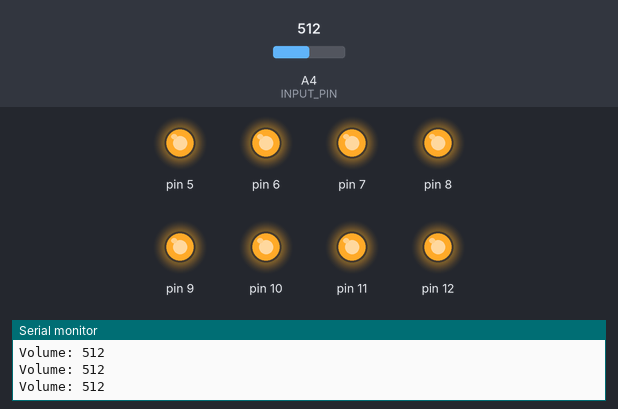
A sketch run on a simulated Arduino Uno, built with avr-gcc and run on an emulated ATmega328P. On the bench: output pins drawn as LEDs (lit = HIGH), the last lines printed to the serial monitor. The test bench sets the inputs (shaded band); at power-on: A4 (INPUT_PIN) = 512.

Above: at 1.2 s.
1.3 s: A4 (INPUT_PIN) set to 310
2.8 s: A4 (INPUT_PIN) set to 309
At 4.1 s:
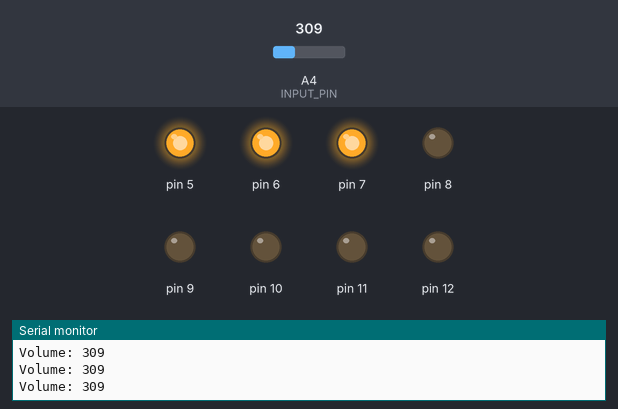
4.4 s: A4 (INPUT_PIN) set to 290
At 5.6 s:
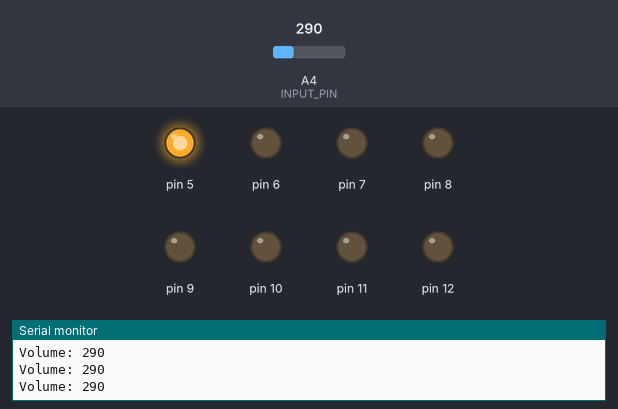
6.0 s: A4 (INPUT_PIN) set to 306
At 7.1 s:
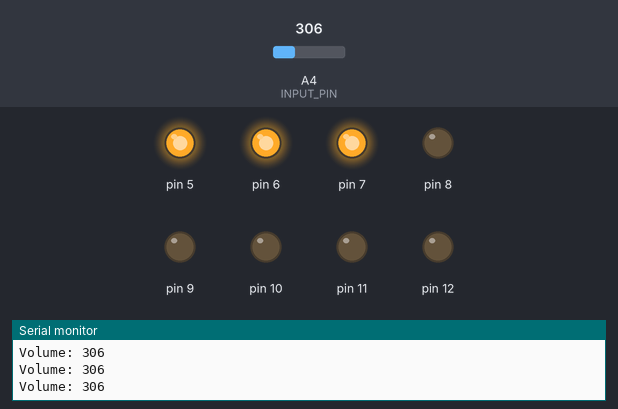
7.6 s: A4 (INPUT_PIN) set to 345
At 8.5 s:
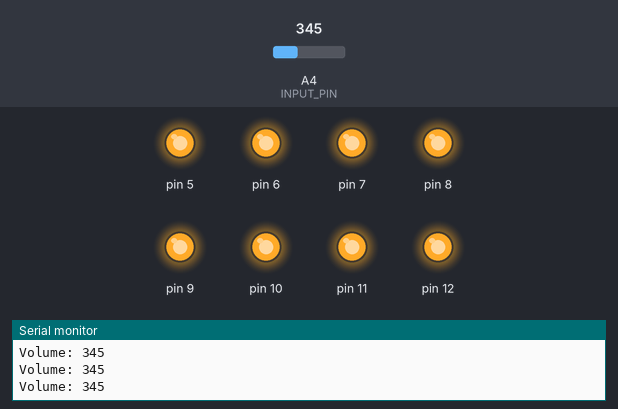
Timing chart, 0 to 10.2 s (numbered marks = the images above; inputs shaded):
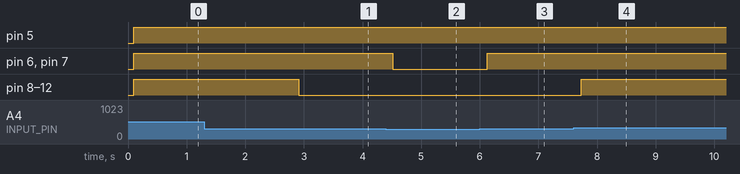

Measured:
- the behaviour switches between 310 and 309 on A4 (INPUT_PIN) (found by bisection; images 0 and 1)
- after the input at 2.8 s, pin 8–12: HIGH → LOW after 0.11 s
- after the input at 4.4 s, pin 6, pin 7: HIGH → LOW after 0.12 s
- after the input at 6.0 s, pin 6, pin 7: LOW → HIGH after 0.12 s
- after the input at 7.6 s, pin 8–12: LOW → HIGH after 0.13 s

The sketch:

circle_LED.ino
```cpp
const int INPUT_PIN = A4;    // 入力ピンをA4に固定
int VOLUME;                  // 変数を整数型で宣言

void setup(){

  Serial.begin(9600);  // シリアル通信の開始

  for(int i = 5;i<=12;i++){
    pinMode(i,OUTPUT);
  }

}


void loop(){

  VOLUME = analogRead(INPUT_PIN);  // アナログ値の読み取り

  Serial.print("Volume: ");        // シリアルモニタに出力
  Serial.println(VOLUME);

  delay(100);

  if(VOLUME<300){
    digitalWrite(5,HIGH);
    for(int i=5;i<=12;i++){
      if(i != 5){
        digitalWrite(i,LOW);
      }
    }
  }

  if(VOLUME>300 && VOLUME<305){
    digitalWrite(5,HIGH);
    digitalWrite(6,HIGH);
    for(int i=7;i<=12;i++){
        digitalWrite(i,LOW);
    }
  }

  if(VOLUME>305 && VOLUME<310){
    digitalWrite(5,HIGH);
    digitalWrite(6,HIGH);
    digitalWrite(7,HIGH);
    for(int i=8;i<=12;i++){
        digitalWrite(i,LOW);
    }
  }

  if(VOLUME>315 && VOLUME<320){
    for(int i=5;i<=8;i++){
        digitalWrite(i,HIGH);
    }
    for(int i=9;i<=12;i++){
        digitalWrite(i,LOW);
    }
  }

  if(VOLUME>320 && VOLUME<325){
    for(int i=5;i<=9;i++){
        digitalWrite(i,HIGH);
    }
    for(int i=10;i<=12;i++){
        digitalWrite(i,LOW);
    }
  }

  if(VOLUME>325 && VOLUME<330){
    for(int i=5;i<=10;i++){
        digitalWrite(i,HIGH);
    }
    for(int i=11;i<=12;i++){
        digitalWrite(i,LOW);
    }
  }

  if(VOLUME>330 && VOLUME<335){
    for(int i=5;i<=11;i++){
        digitalWrite(i,HIGH);
    }
    digitalWrite(12,LOW);
  }

  if(VOLUME>335){
    for(int i=5;i<=12;i++){
        digitalWrite(i,HIGH);
    }
  }

}
```
